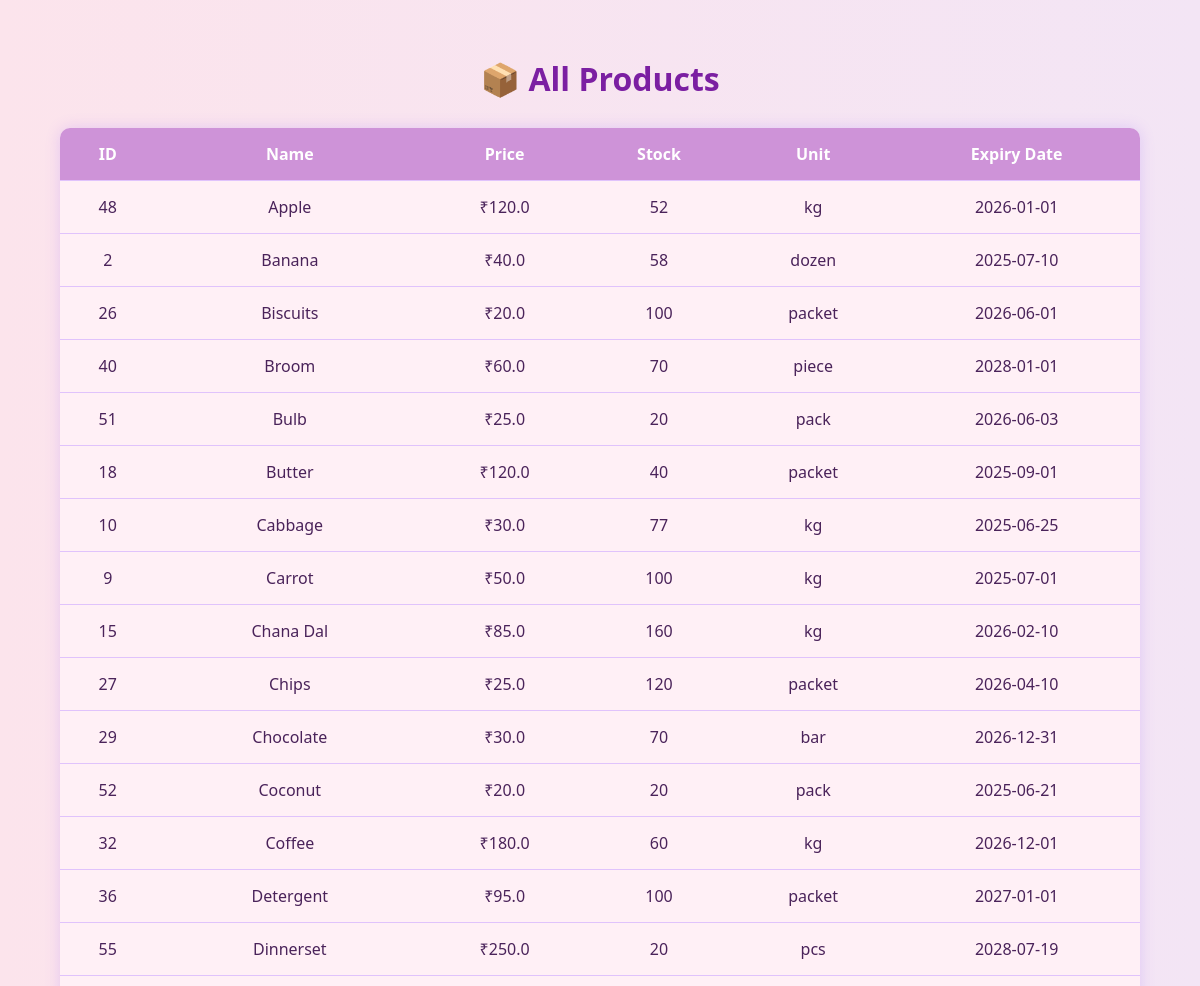
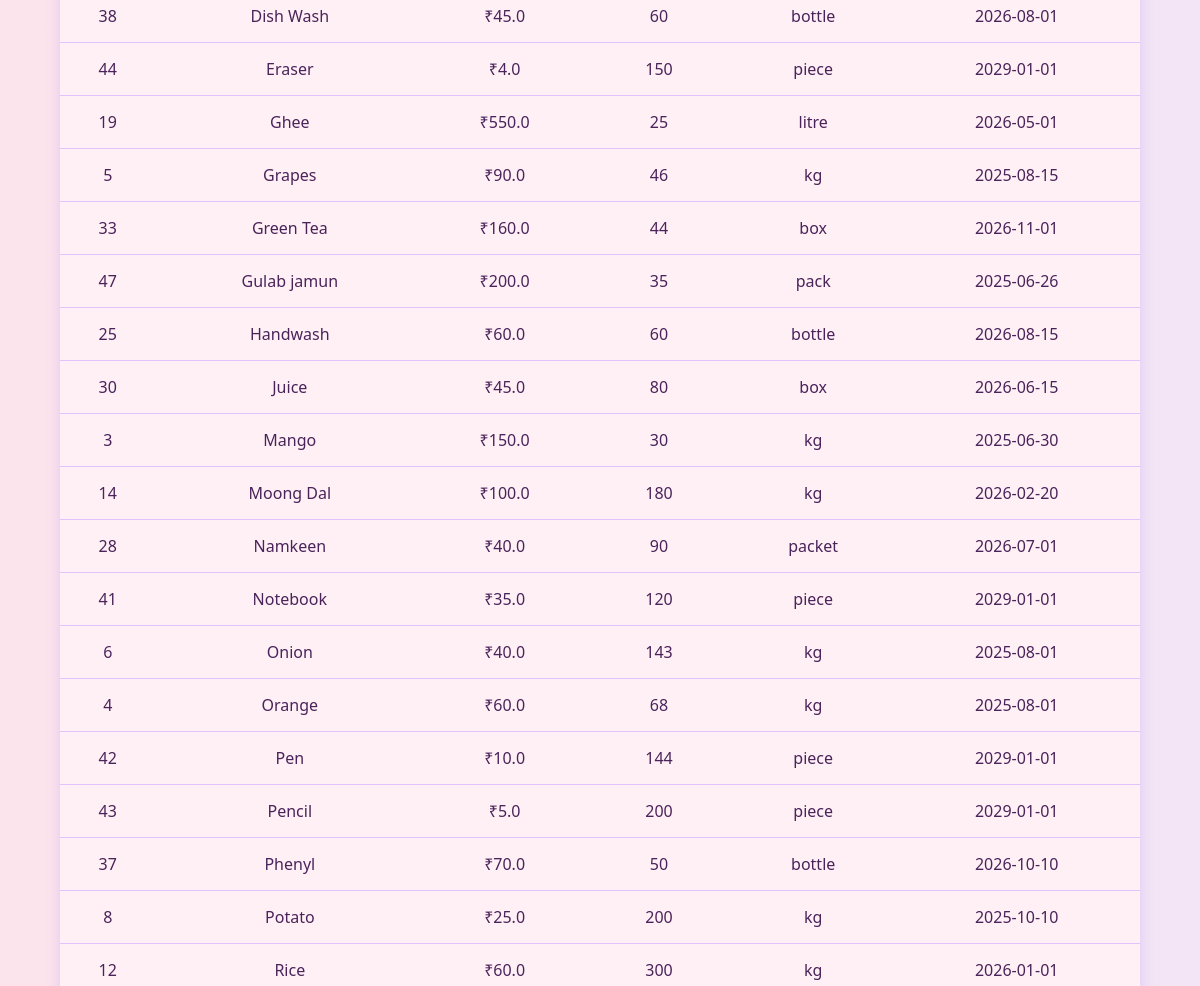
Page /manager/products (signed in, upper part) on the earlier database version (2 pictures, top to bottom).
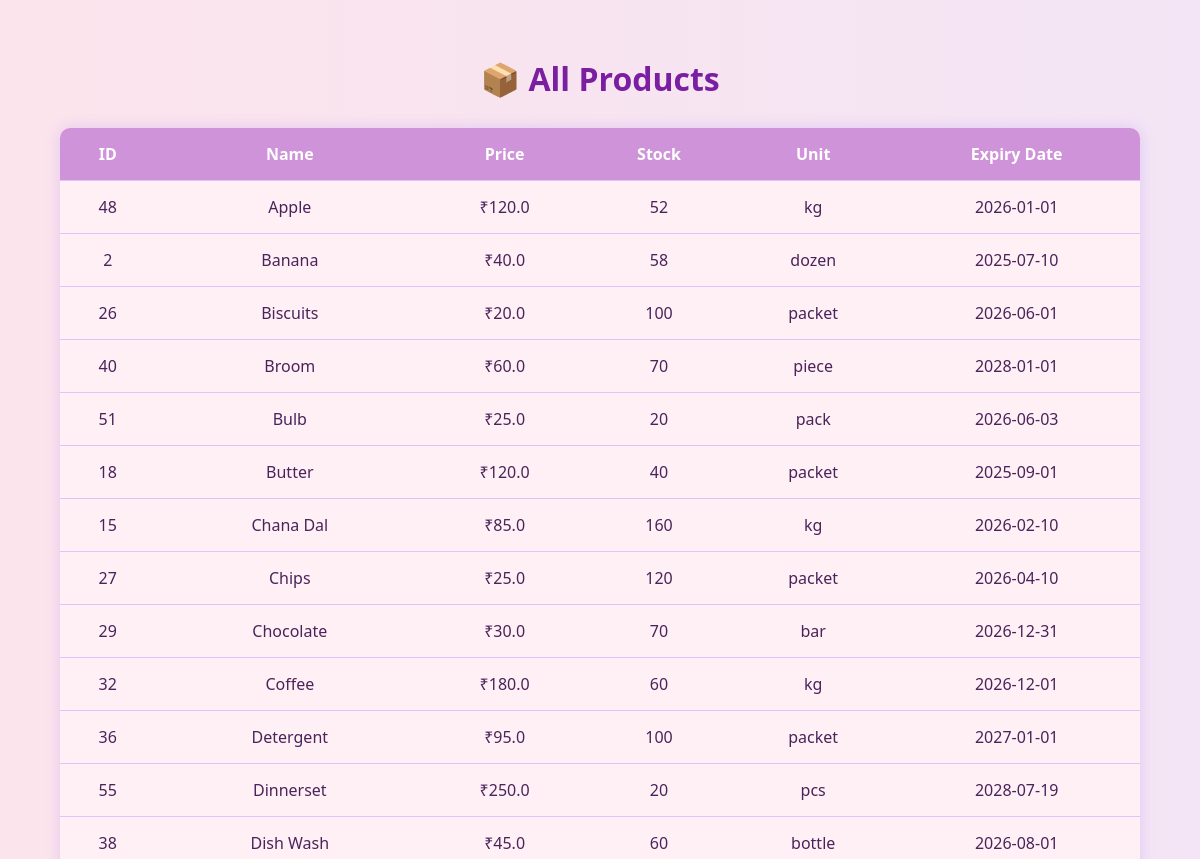
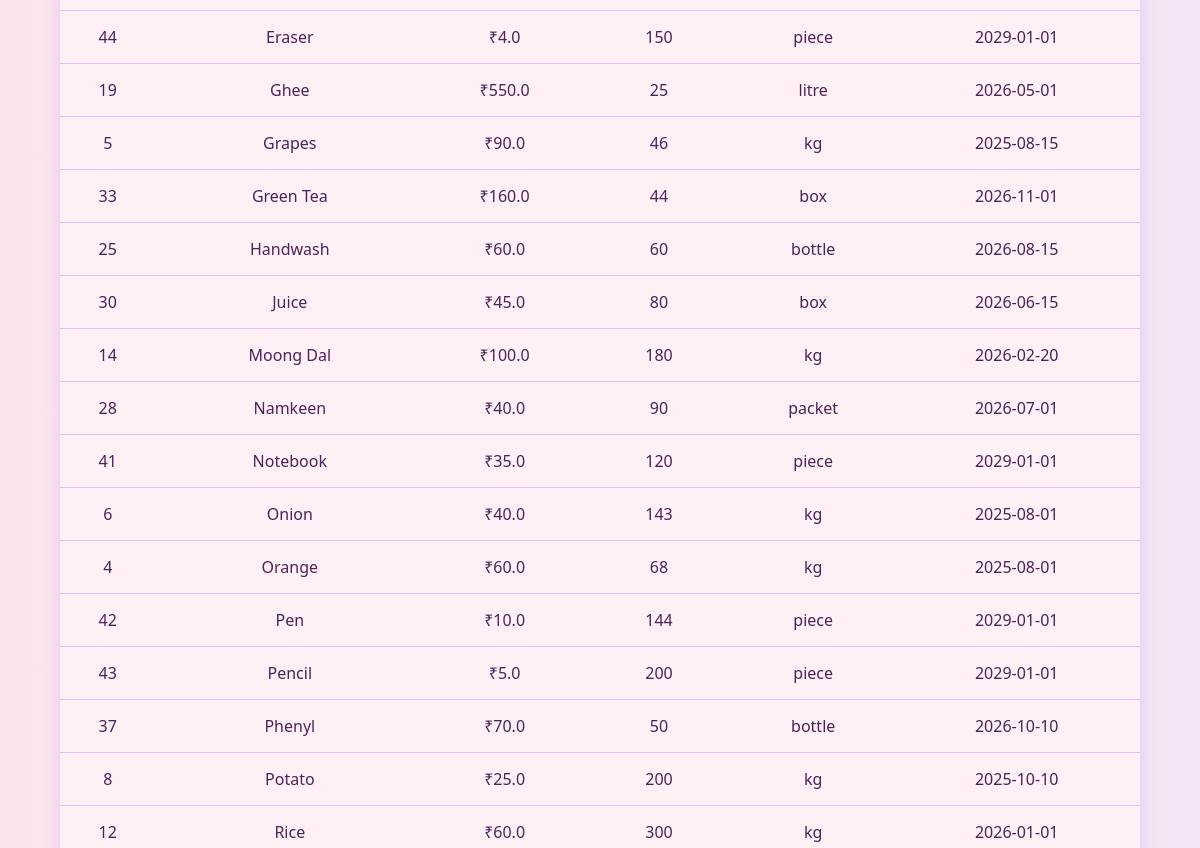
Same page on the later database version (2 pictures, top to bottom).
### tables this page shows
CREATE TABLE products(
            id INTEGER PRIMARY KEY AUTOINCREMENT,
            name TEXT NOT NULL,
            description TEXT,
            price REAL NOT NULL,
            stock INTEGER NOT NULL,
            expiry_date TEXT,
            unit TEXT NOT NULL,
            image_url TEXT,
            category TEXT
        );

### app.py (the view)
@app.route('/manager/products')
def manager_view_products():
    if 'role' in session and session['role'] == 'manager':
        with get_db_connection() as conn:
            cursor = conn.cursor()
            cursor.execute("""
                SELECT id, name, price, stock, expiry_date, unit, image_url
                FROM products
                ORDER BY name ASC
            """)
            products = cursor.fetchall()
        return render_template("manager_products.html", products=products)
    return redirect('/login')

### app.py (called while the page is built)
@contextmanager
def get_db_connection():
    conn = sqlite3.connect("grocery.db", timeout=10)
    conn.execute("PRAGMA journal_mode=WAL;")
    try:
        yield conn
        conn.commit()
    except Exception as e:
        conn.rollback()
        raise e
    finally:
        conn.close()

### templates/manager_products.html (shortened to what this page needs)
<!DOCTYPE html>
<html lang="en">
<head>
    <link href="https://cdn.jsdelivr.net/npm/bootstrap@5.3.3/dist/css/bootstrap.min.css" rel="stylesheet">
</head>
<body>
    <h2>📦 All Products</h2>
    <table>
        <tr>
            <th>ID</th>
            <th>Name</th>
            <th>Price</th>
            <th>Stock</th>
            <th>Unit</th>
            <th>Expiry Date</th>
        </tr>
        {% for prod in products %}
        <tr class="{% if loop.index <= 2 %}top-row{% endif %}">
            <td>{{ prod[0] }}</td>
            <td>
                {{ prod[1] }}
            </td>
            <td>₹{{ prod[2] }}</td>
            <td>{{ prod[3] }}</td>
            <td>{{ prod[5] }}</td>
            <td>{{ prod[4] or '—' }}</td>
        </tr>
        {% endfor %}
    </table>
</body>
</html>

Differences in the rows shown:
removed products: id "10", name "Cabbage", price "30.0", stock "77", unit "kg", expiry_date "2025-06-25"
removed products: id "9", name "Carrot", price "50.0", stock "100", unit "kg", expiry_date "2025-07-01"
removed products: id "52", name "Coconut", price "20.0", stock "20", unit "pack", expiry_date "2025-06-21"
removed products: id "47", name "Gulab jamun", price "200.0", stock "35", unit "pack", expiry_date "2025-06-26"
removed products: id "3", name "Mango", price "150.0", stock "30", unit "kg", expiry_date "2025-06-30"
